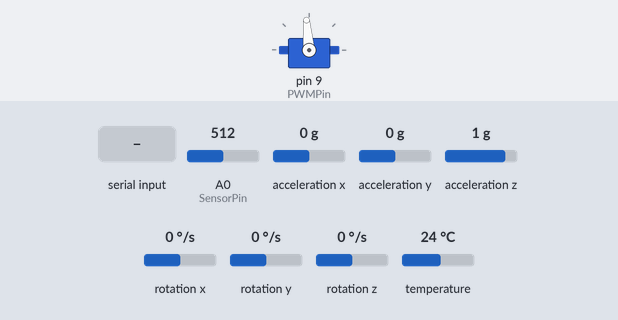
Simulated run of this sketch. Board: Arduino Uno, built with avr-gcc and run on an emulated ATmega328P. On the bench: servo. Inputs (shaded band) come from the test bench; at power-on: acceleration y 0 g, A0 (SensorPin) = 512, rotation x 0 °/s, acceleration z 1 g, acceleration x 0 g, rotation y 0 °/s, rotation z 0 °/s, temperature 24 °C. Servo pulses on a pin are drawn as a servo (544–2400 µs = 0–180°); what the sketch prints to the serial monitor is not drawn.

Above: at 2.2 s.
2.3 s: acceleration y set to -1.4 g
At 4.9 s:
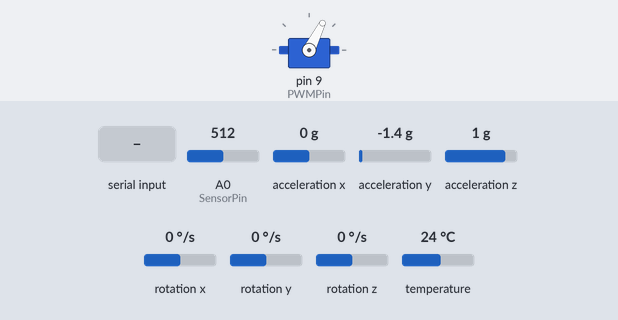
5.3 s: A0 (SensorPin) set to 306
At 5.58 s:
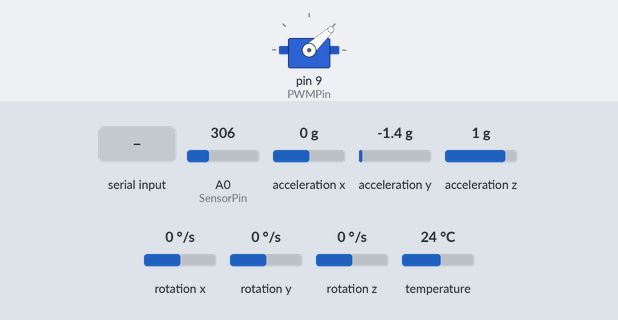
8.3 s: byte 30 received over Serial
11.3 s: rotation x set to 100 °/s
14.3 s: acceleration z set to 1.4 g
At 15.3 s:
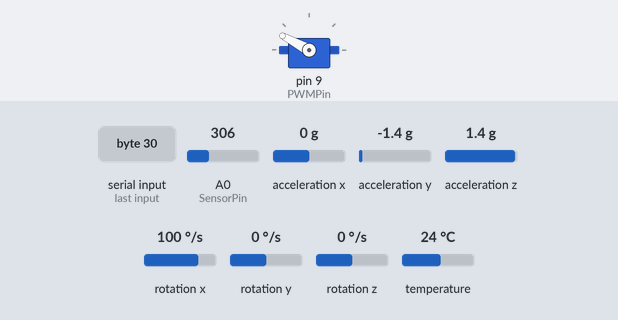
15.8 s: byte 120 received over Serial
At 16.5 s:
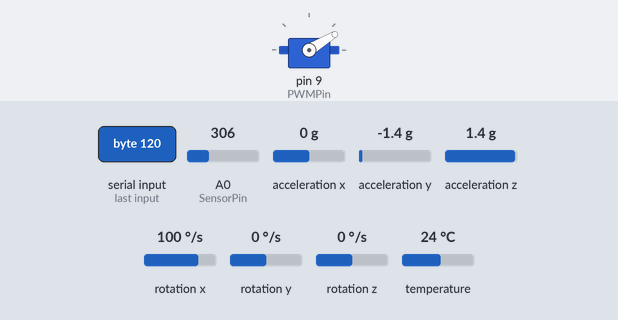
Timing chart, 0 to 18.6 s (numbered marks = the images above; inputs shaded):
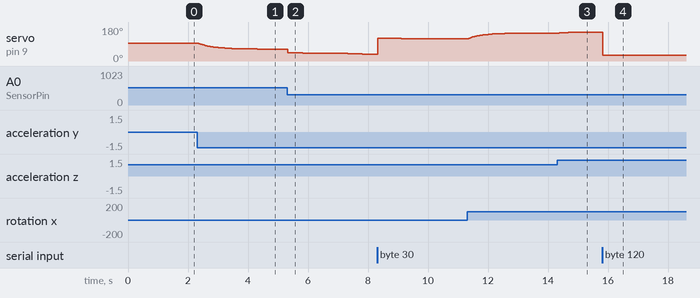

The sketch:

controladores.ino
```cpp
#include <Adafruit_MPU6050.h>
#include <Adafruit_Sensor.h>
#include <Wire.h>
#include <Servo.h>

#define PWMPin 9
#define SensorPin A0
#define Lectura_pote_low  146
#define Lectura_pote_high 862
#define Frec_muestreo 100

unsigned long time1 = 0;
unsigned long time2 = 0;
int val = 0;
float deg = 0;
int OCR1A_min = 1100;
int OCR1A_max = 4900;
float angle;
float angle_map;
int lectura_pote;
float angulo_x0_giro = 0;
float angulo_x1_giro = 0;
float angulo_x0_acel = 0;
float angulo_filtro_complementario = 0;
float alpha = 0.98;
float angulo_filtro_complementario_deg = 0;
float angulo_filtro_complementario_anterior;
float angulo_filtro_complementario_actual;
float pi = 3.1415926;
float angle_pendulo = 0;
float thita_ref = 0;
float phi_ref = 90;
float thita_control = 0;
float u = 0;
float accion_control_ant = 90;
float error[2] = {0,0};
float D[2] = {0,0};
float I[2] = {0,0};
float error2[2] = {0,0};
float D2[2] = {0,0};
float I2[2] = {0,0};

//Controlador proporcional kp = 0.6
//Controlador proporcional integrativo kp = 0.6 ki = 10
//Controlador proporcional derivativo kp = 0.6 ki = 0.0001
float kp = 0.6;
float ki = 0;
float kd = 0;//0.0001;
float kp2 = 0.6;
float ki2 = 0.1;
float kd2 = 0;

float T = 0.01;

//Offset: Acceleration X: -0.64, Y: -0.02, Z: 7.86 m/s^2 (MEDIDO)
float offset_aceleracion_Y = 0.27;
float offset_aceleracion_Z = 9.8 - 7.9;

Adafruit_MPU6050 mpu;

void setup() {
  Serial.begin(115200); //Inicializacion de puerto serie
  pinMode(PWMPin, OUTPUT);  //Configuracion del pin 9 como salida

  TCNT1 = 0;

  // Try to initialize!
	if (!mpu.begin()) {
		//Serial.println("Failed to find MPU6050 chip");
		while (1) {
		  delay(10);
		}
	}
	//Serial.println("MPU6050 Found!");

	// set accelerometer range to +-8G
	mpu.setAccelerometerRange(MPU6050_RANGE_8_G);

	// set gyro range to +- 500 deg/s
	mpu.setGyroRange(MPU6050_RANGE_500_DEG);

	// set filter bandwidth to 5-10-21-44-94-184-260 Hz
	mpu.setFilterBandwidth(MPU6050_BAND_10_HZ);
  angulo_filtro_complementario_anterior = 0;

  PWM_50Hz();   //Configuracion e inicializacion del timer 1 para generar PWM
  angle_2_servo(90);
  delay(1000);
}

void loop() {

  time1 = millis();

  while (Serial.available() > 0) {
    phi_ref = Serial.read();
  }

  float angle_measure = pote_2_angle();
  angle_pendulo = angle_IMU();

  //Controlador 2
  //Calculo el error y actualizo el anterior
  error2[1] = error[0];
  error2[0] = phi_ref - angle_measure;

  float swap = I2[0];
  I2[0] = I2[1] + T/2 * error2[0] + T/2 * error2[1];
  I2[1] = swap;
  swap = D2[0];
  D2[0] = 2 * (error2[0] - error2[1])/T - D2[1];
  D2[1] = swap;

  //PID por Tustin
  thita_control = kp2 * error2[0] + ki2 * I2[0] + kd2 * D2[0];

  //Controlador 1
  //Calculo el error y actualizo el anterior
  error[1] = error[0];
  error[0] = thita_control - angle_pendulo;

 //Calculo y actualizo valores de las derivadas e integrales;
  swap = I[0];
  I[0] = I[1] + T/2 * error[0] + T/2 * error[1];
  I[1] = swap;
  swap = D[0];
  D[0] = 2 * (error[0] - error[1])/T - D[1];
  D[1] = swap;

  //PID por Tustin
  u = kp * error[0] + ki * I[0] + kd * D[0];

  //Aplico la accion de control
  angle_2_servo(phi_ref + u);

  int aux = 1000/Frec_muestreo;
  time2 = millis();


  matlab_send(phi_ref, angle_measure, angle_pendulo);

  delay(aux - (time2 - time1));   //Delay necesario para el muestreo a la frecuencia Frec_muestreo
}


void PWM_50Hz(){
  //Configuracion de los registros para un Fast PWM de 50Hz

  TCCR1A = 0;
  TCCR1B = 0;
  TCCR1A = (1 << COM1A1) | (1 << WGM11) ;
  TCCR1B = (1 << CS11) | (1 << WGM13) | (1 << WGM12) ;
  ICR1 = 39999;
}


float pote_2_angle (){

  float lectura_pote = analogRead(SensorPin);
      //Se limita el rango de valores del potenciometro para un rango de entre -90° y 90°
  //if (lectura_pote <= Lectura_pote_low)
    //lectura_pote = Lectura_pote_low;
  //if (lectura_pote >= Lectura_pote_high)
    //lectura_pote = Lectura_pote_high;

  float aux2 = map(lectura_pote, Lectura_pote_low, Lectura_pote_high, 0, 180);

  return aux2;

}

//Retorna el valor de OICRA
void angle_2_servo(float angle){
    if (angle <= 30){
      angle = 30;
    }
    else if (angle >=150){
      angle = 150;
    }
    OCR1A = map(angle, 0, 180, OCR1A_max, OCR1A_min);
}

void matlab_send(float dato1, float dato2, float dato3){
  Serial.write("abcd");
  byte * b = (byte *) &dato1;
  Serial.write(b,4);
  b = (byte *) &dato2;
  Serial.write(b,4);
  b = (byte *) &dato3;
  Serial.write(b,4);
}


float angle_IMU(){
  sensors_event_t a, g, temp;
  mpu.getEvent(&a, &g, &temp);

  angulo_x0_acel = atan2(a.acceleration.y + offset_aceleracion_Y, a.acceleration.z + offset_aceleracion_Z);

  angulo_filtro_complementario_actual = alpha * (angulo_filtro_complementario_anterior + g.gyro.x * 1/(float)(Frec_muestreo)) + (1 - alpha) * angulo_x0_acel;
  angulo_filtro_complementario_anterior = angulo_filtro_complementario_actual;

  return angulo_filtro_complementario_deg = (angulo_filtro_complementario_actual * 180) / pi;
}
```

Measured:
- after the input at 2.3 s, servo on pin 9 (PWMPin): moves from 95° to 62° over 2.8 s, starting at once
- after the input at 14.3 s, servo on pin 9 (PWMPin): moves from 148° to 153° over 1.1 s, starting after 0.08 s
- after the input at 15.8 s, servo on pin 9 (PWMPin): 153° → 31° at once
